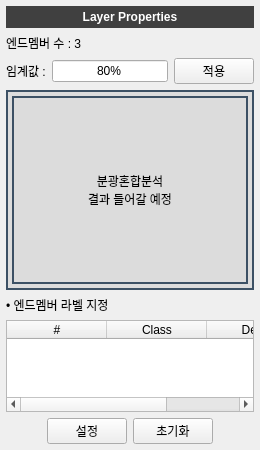
<?xml version="1.0" encoding="UTF-8"?>
<ui version="4.0">
 <class>LayerPropertiesWidget</class>
 <widget class="QWidget" name="LayerPropertiesWidget">
  <property name="geometry">
   <rect>
    <x>0</x>
    <y>0</y>
    <width>260</width>
    <height>450</height>
   </rect>
  </property>
  <property name="windowTitle">
   <string>Layer Properties</string>
  </property>

  <layout class="QVBoxLayout" name="verticalLayout_main">
   <property name="leftMargin">
    <number>6</number>
   </property>
   <property name="topMargin">
    <number>6</number>
   </property>
   <property name="rightMargin">
    <number>6</number>
   </property>
   <property name="bottomMargin">
    <number>6</number>
   </property>

   <!-- 상단 헤더 -->
   <item>
    <widget class="QFrame" name="frameHeader">
     <property name="frameShape">
      <enum>QFrame::NoFrame</enum>
     </property>
     <property name="styleSheet">
      <string notr="true">background-color: rgb(64, 64, 64);</string>
     </property>
     <layout class="QHBoxLayout" name="horizontalLayout_header">
      <property name="leftMargin">
       <number>8</number>
      </property>
      <property name="topMargin">
       <number>4</number>
      </property>
      <property name="rightMargin">
       <number>8</number>
      </property>
      <property name="bottomMargin">
       <number>4</number>
      </property>
      <item>
       <widget class="QLabel" name="labelHeader">
        <property name="text">
         <string>Layer Properties</string>
        </property>
        <property name="alignment">
         <set>Qt::AlignCenter</set>
        </property>
        <property name="styleSheet">
         <string notr="true">color: rgb(255,255,255); font-weight: bold;</string>
        </property>
       </widget>
      </item>
     </layout>
    </widget>
   </item>

   <!-- 엔드멤버 수 -->
   <item>
    <widget class="QLabel" name="labelEndmemberCount">
     <property name="text">
      <string>엔드멤버 수 : 3</string>
     </property>
    </widget>
   </item>

   <!-- 임계값 -->
   <item>
    <layout class="QHBoxLayout" name="horizontalLayout_threshold">
     <item>
      <widget class="QLabel" name="labelThreshold">
       <property name="text">
        <string>임계값 :</string>
       </property>
      </widget>
     </item>
     <item>
      <widget class="QLineEdit" name="lineEditThreshold">
       <property name="maximumWidth">
        <number>80</number>
       </property>
       <property name="text">
        <string>80%</string>
       </property>
       <property name="alignment">
        <set>Qt::AlignCenter</set>
       </property>
      </widget>
     </item>
     <item>
      <widget class="QPushButton" name="pushButtonApplyThreshold">
       <property name="text">
        <string>적용</string>
       </property>
      </widget>
     </item>
    </layout>
   </item>

   <!-- 미리보기 영역 -->
   <item>
    <widget class="QFrame" name="framePreview">
     <property name="minimumSize">
      <size>
       <width>200</width>
       <height>200</height>
      </size>
     </property>
     <property name="frameShape">
      <enum>QFrame::Box</enum>
     </property>
     <property name="styleSheet">
      <string notr="true">
       background-color: rgb(220,220,220);
       border: 2px solid rgb(60,80,100);
      </string>
     </property>
     <layout class="QVBoxLayout" name="verticalLayout_preview">
      <property name="leftMargin">
       <number>4</number>
      </property>
      <property name="topMargin">
       <number>4</number>
      </property>
      <property name="rightMargin">
       <number>4</number>
      </property>
      <property name="bottomMargin">
       <number>4</number>
      </property>
      <item>
       <widget class="QLabel" name="labelPreviewText">
        <property name="text">
         <string>분광혼합분석
결과 들어갈 예정</string>
        </property>
        <property name="alignment">
         <set>Qt::AlignCenter</set>
        </property>
       </widget>
      </item>
     </layout>
    </widget>
   </item>

   <!-- 엔드멤버 라벨 지정 제목 -->
   <item>
    <widget class="QLabel" name="labelEndmemberTitle">
     <property name="text">
      <string>• 엔드멤버 라벨 지정</string>
     </property>
    </widget>
   </item>

   <!-- 테이블 -->
   <item>
    <widget class="QTableWidget" name="tableEndmember">
     <property name="rowCount">
      <number>0</number>
     </property>
     <property name="columnCount">
      <number>3</number>
     </property>
     <column>
      <property name="text">
       <string>#</string>
      </property>
     </column>
     <column>
      <property name="text">
       <string>Class</string>
      </property>
     </column>
     <column>
      <property name="text">
       <string>Detail</string>
      </property>
     </column>
    </widget>
   </item>

   <!-- 하단 버튼 -->
   <item>
    <layout class="QHBoxLayout" name="horizontalLayout_buttons">
     <item>
      <spacer name="horizontalSpacer_buttons_left">
       <property name="orientation">
        <enum>Qt::Horizontal</enum>
       </property>
       <property name="sizeHint" stdset="0">
        <size>
         <width>20</width>
         <height>20</height>
        </size>
       </property>
      </spacer>
     </item>
     <item>
      <widget class="QPushButton" name="pushButtonApply">
       <property name="text">
        <string>설정</string>
       </property>
      </widget>
     </item>
     <item>
      <widget class="QPushButton" name="pushButtonReset">
       <property name="text">
        <string>초기화</string>
       </property>
      </widget>
     </item>
     <item>
      <spacer name="horizontalSpacer_buttons_right">
       <property name="orientation">
        <enum>Qt::Horizontal</enum>
       </property>
       <property name="sizeHint" stdset="0">
        <size>
         <width>20</width>
         <height>20</height>
        </size>
       </property>
      </spacer>
     </item>
    </layout>
   </item>

  </layout>
 </widget>
 <resources/>
 <connections/>
</ui>
